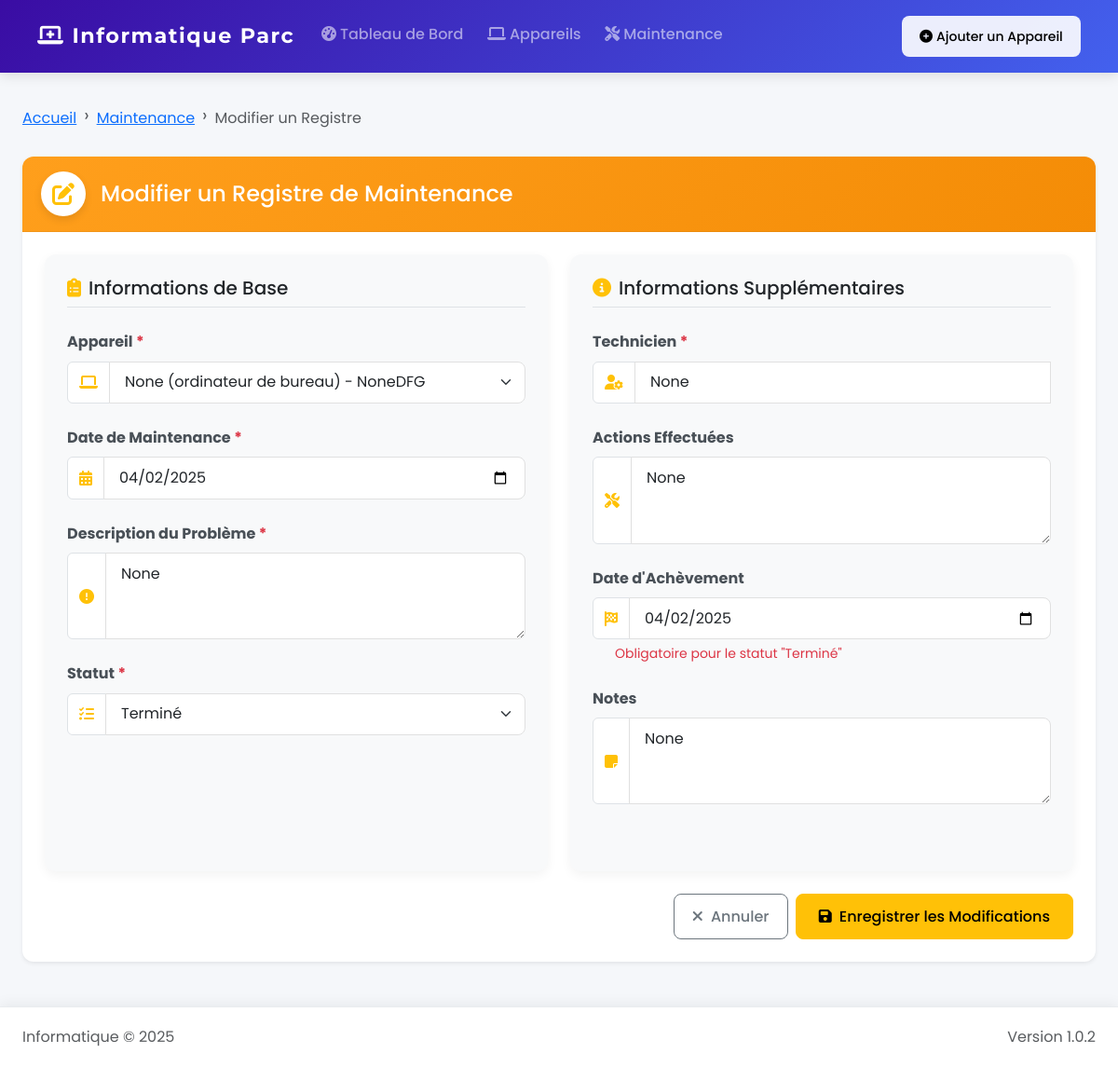
/edit_maintenance/1, run on the app's committed database.
### app.py (models this page shows, shortened)
class MaintenanceRecord(db.Model):
    id = db.Column(db.Integer, primary_key=True)
    device_id = db.Column(db.Integer, db.ForeignKey('device.id'), nullable=False)
    reference = db.Column(db.String(20))  # Add this line for the reference field
    maintenance_date = db.Column(db.Date, nullable=False)
    issue_description = db.Column(db.Text, nullable=False)
    actions_taken = db.Column(db.Text)
    status = db.Column(db.String(20), default='en attente')
    technician = db.Column(db.String(100), nullable=False)
    completion_date = db.Column(db.Date)
    notes = db.Column(db.Text)

### app.py (the view, shortened to what this page needs)
@app.route('/edit_maintenance/<int:record_id>', methods=['GET', 'POST'])
def edit_maintenance(record_id):
    record = MaintenanceRecord.query.get_or_404(record_id)
    devices = Device.query.all()
    technicians = db.session.query(MaintenanceRecord.technician).distinct().filter(MaintenanceRecord.technician != None, MaintenanceRecord.technician != '').all()
    technicians = [technician[0] for technician in technicians]
    return render_template('maintenance_form.html', record=record, devices=devices, technicians=technicians, today=datetime.now().date().strftime('%Y-%m-%d'))

### app.py (called while the page is built)
@app.context_processor
def utility_processor():
    return dict(now=datetime.now)

### templates/maintenance_form.html (shortened to what this page needs)
{% extends "layout.html" %}
{% block content %}
<div class="container-fluid px-0">
    <nav aria-label="breadcrumb" class="mb-3">
        <ol class="breadcrumb">
            <li class="breadcrumb-item"><a href="{{ url_for('index') }}">Accueil</a></li>
            <li class="breadcrumb-item"><a href="{{ url_for('maintenance') }}">Maintenance</a></li>
            <li class="breadcrumb-item active">{{ 'Modifier' if record.id else 'Ajouter' }} un Registre</li>
        </ol>
    </nav>
    <div class="card shadow-sm border-0">
        <div class="card-header bg-gradient-warning text-white py-3">
            <h4 class="mb-0 d-flex align-items-center">
                <span class="icon-circle bg-white text-warning me-3">
                    <i class="fas fa-{{ 'edit' if record.id else 'plus-circle' }}"></i>
                </span>
                {{ 'Modifier' if record.id else 'Ajouter' }} un Registre de Maintenance
            </h4>
        </div>
        <div class="card-body p-4">
            <form method="POST" action="{{ url_for('edit_maintenance', record_id=record.id) if record.id else url_for('add_maintenance') }}">
                <div class="row g-4">
                    <div class="col-12 col-md-6">
                        <div class="card h-100 border-0 bg-light">
                            <div class="card-body">
                                <h5 class="card-title mb-4 pb-2 border-bottom">
                                    <i class="fas fa-clipboard-list me-2 text-warning"></i>Informations de Base
                                </h5>
                                <div class="mb-4">
                                    <label for="device_id" class="form-label fw-bold">Appareil <span class="text-danger">*</span></label>
                                    <div class="input-group">
                                        <span class="input-group-text bg-white"><i class="fas fa-laptop text-warning"></i></span>
                                        <select class="form-select" id="device_id" name="device_id" required {{ 'disabled' if device_id }}>
                                            {% for device in devices %}
                                                <option value="{{ device.id }}" {{ 'selected' if (record.device_id == device.id) or (device_id and device_id == device.id) }}>
                                                    {{ device.name }} ({{ device.type }}) - {{ device.serial_number }}
                                                </option>
                                            {% endfor %}
                                        </select>
                                    </div>
                                </div>
                                <div class="mb-4">
                                    <label for="maintenance_date" class="form-label fw-bold">Date de Maintenance <span class="text-danger">*</span></label>
                                    <div class="input-group">
                                        <span class="input-group-text bg-white"><i class="fas fa-calendar-alt text-warning"></i></span>
                                        <input type="date" class="form-control" id="maintenance_date" name="maintenance_date" value="{{ record.maintenance_date.strftime('%Y-%m-%d') if record.maintenance_date else today }}" required>
                                    </div>
                                </div>
                                <div class="mb-4">
                                    <label for="issue_description" class="form-label fw-bold">Description du Problème <span class="text-danger">*</span></label>
                                    <div class="input-group">
                                        <span class="input-group-text bg-white"><i class="fas fa-exclamation-circle text-warning"></i></span>
                                        <textarea class="form-control" id="issue_description" name="issue_description" rows="3" required>{{ record.issue_description }}</textarea>
                                    </div>
                                </div>
                                <div class="mb-4">
                                    <label for="status" class="form-label fw-bold">Statut <span class="text-danger">*</span></label>
                                    <div class="input-group">
                                        <span class="input-group-text bg-white"><i class="fas fa-tasks text-warning"></i></span>
                                        <select class="form-select" id="status" name="status" required>
                                            <option value="terminé" {{ 'selected' if record.status == 'terminé' }}>Terminé</option>
                                        </select>
                                    </div>
                                </div>
                            </div>
                        </div>
                    </div>
                    <div class="col-12 col-md-6">
                        <div class="card h-100 border-0 bg-light">
                            <div class="card-body">
                                <h5 class="card-title mb-4 pb-2 border-bottom">
                                    <i class="fas fa-info-circle me-2 text-warning"></i>Informations Supplémentaires
                                </h5>
                                <div class="mb-4">
                                    <label for="technician" class="form-label fw-bold">Technicien <span class="text-danger">*</span></label>
                                    <div class="input-group">
                                        <span class="input-group-text bg-white"><i class="fas fa-user-cog text-warning"></i></span>
                                        <input type="text" class="form-control" id="technician" name="technician" value="{{ record.technician }}" required list="technicians">
                                    </div>
                                </div>
                                <div class="mb-4">
                                    <label for="actions_taken" class="form-label fw-bold">Actions Effectuées</label>
                                    <div class="input-group">
                                        <span class="input-group-text bg-white"><i class="fas fa-tools text-warning"></i></span>
                                        <textarea class="form-control" id="actions_taken" name="actions_taken" rows="3">{{ record.actions_taken }}</textarea>
                                    </div>
                                </div>
                                <div class="mb-4">
                                    <label for="completion_date" class="form-label fw-bold">Date d'Achèvement</label>
                                    <div class="input-group">
                                        <span class="input-group-text bg-white"><i class="fas fa-flag-checkered text-warning"></i></span>
                                        <input type="date" class="form-control" id="completion_date" name="completion_date" value="{{ record.completion_date.strftime('%Y-%m-%d') if record.completion_date }}">
                                    </div>
                                    <div class="form-text ms-4">Remplir uniquement si le statut est "Terminé"</div>
                                </div>
                                <div class="mb-4">
                                    <label for="notes" class="form-label fw-bold">Notes</label>
                                    <div class="input-group">
                                        <span class="input-group-text bg-white"><i class="fas fa-sticky-note text-warning"></i></span>
                                        <textarea class="form-control" id="notes" name="notes" rows="3">{{ record.notes }}</textarea>
                                    </div>
                                </div>
                            </div>
                        </div>
                    </div>
                </div>
                <div class="d-flex justify-content-end mt-4">
                    <a href="{{ url_for('maintenance') }}" class="btn btn-outline-secondary me-2">
                        <i class="fas fa-times me-1"></i> Annuler
                    </a>
                    <button type="submit" class="btn btn-warning px-4">
                        <i class="fas fa-{{ 'save' if record.id else 'plus' }} me-1"></i>
                        {{ 'Enregistrer les Modifications' if record.id else 'Ajouter le Registre' }}
                    </button>
                </div>
            </form>
        </div>
</div>
{% endblock %}

### static/css/common-components.css (style rules this page uses)
.btn { border-radius: 0.375rem; font-weight: 500; }
.card { border-radius: 0.5rem; border: 1px solid rgba(0, 0, 0, 0.125); }
.card-header { border-bottom: 1px solid rgba(0, 0, 0, 0.125); }
.form-label { font-weight: 500; margin-bottom: 0.25rem; }
.breadcrumb { background-color: transparent; padding: 0.75rem 0; }
.breadcrumb-item + .breadcrumb-item::before { content: "›"; font-size: 1.2rem; line-height: 1; vertical-align: middle; }

### static/css/style.css (style rules this page uses)
body { font-family: 'Roboto', sans-serif; background-color: #f8f9fa; color: #495057; line-height: 1.6; transition: background-color 0.3s ease; direction: ltr; }
.card { box-shadow: 0 4px 12px rgba(0, 0, 0, 0.08); margin-bottom: 1.5rem; border: none; border-radius: 0.5rem; transition: all 0.3s ease; overflow: hidden; }
.card-header { font-weight: bold; border-bottom: 1px solid rgba(0, 0, 0, 0.05); background-color: #fff; padding: 1rem 1.25rem; }
.card-body { padding: 1.5rem; }
.me-1 { margin-right: 0.25rem !important; margin-left: 0 !important; }
.me-2 { margin-right: 0.5rem !important; margin-left: 0 !important; }
.btn { border-radius: 0.375rem; font-weight: 500; padding: 0.5rem 1rem; transition: all 0.3s ease; position: relative; overflow: hidden; }
.form-label { font-weight: 500; margin-bottom: 0.5rem; color: #495057; }
.form-control, .form-select { border: 1px solid #ced4da; border-radius: 0.375rem; padding: 0.5rem 0.75rem; transition: all 0.3s ease; }
.form-control::placeholder { color: #adb5bd; }
body { font-family: 'Segoe UI', Tahoma, Geneva, Verdana, sans-serif; min-height: 100vh; display: flex; flex-direction: column; }

### templates/layout.html (style rules this page uses)
:root { --primary-color: #3a0ca3; --secondary-color: #4361ee; --accent-color: #4895ef; --success-color: #2ec4b6; --warning-color: #ff9f1c; --danger-color: #e71d36; --info-color: #4cc9f0; --light-color: #f8f9fa; --dark-color: #212529; --body-bg: #f5f7fa; }
body { font-family: 'Poppins', sans-serif; background-color: var(--body-bg); min-height: 100vh; display: flex; flex-direction: column; overflow-x: hidden; }
.container-fluid { max-width: 1400px; padding: 0 1.5rem; }
.card { border: none; border-radius: 12px; box-shadow: 0 4px 12px rgba(0, 0, 0, 0.05); transition: all 0.3s ease; overflow: hidden; }
.icon-circle { width: 48px; height: 48px; border-radius: 50%; display: flex; align-items: center; justify-content: center; box-shadow: 0 4px 8px rgba(0, 0, 0, 0.1); }
.bg-gradient-warning { background: linear-gradient(135deg, #ff9f1c, #f48c06); }
.form-control, .form-select { border-radius: 8px; padding: 0.6rem 1rem; border: 1px solid #e0e0e0; transition: all 0.3s ease; }
.btn { border-radius: 8px; padding: 0.6rem 1.2rem; font-weight: 500; transition: all 0.3s ease; }
@media (hover: none) { .btn { padding: 0.7rem 1.2rem; } }

### data on the page
MaintenanceRecord: maintenance_date "04/02/2025", issue_description "None", technician "None", actions_taken "None", completion_date "04/02/2025", notes "None"

### other printed values
{{ 'Modifier' if record.id else 'Ajouter' }} "Modifier"
form field device_id "None (ordinateur de bureau) - NoneDFG"
